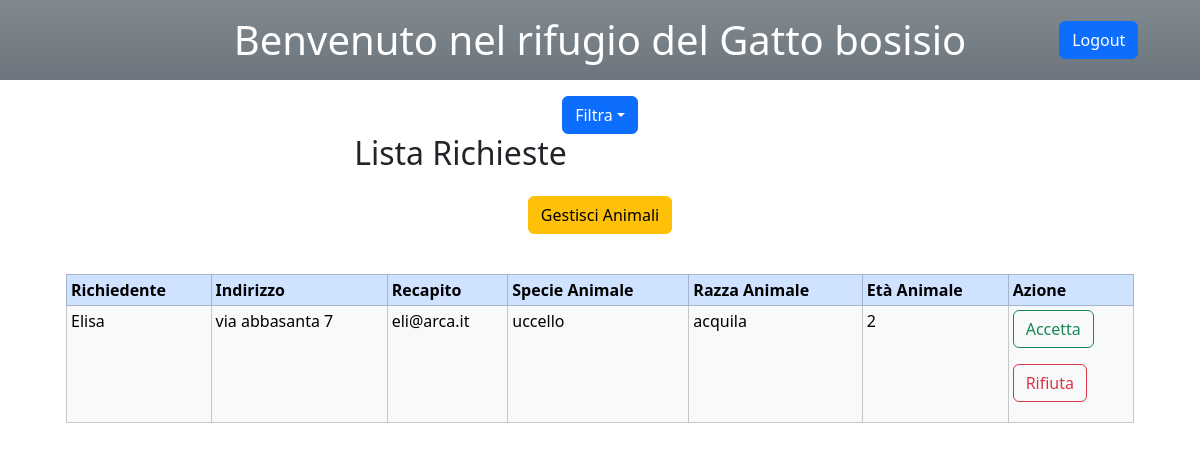
The app's page /home_admin/ (signed in), older data.
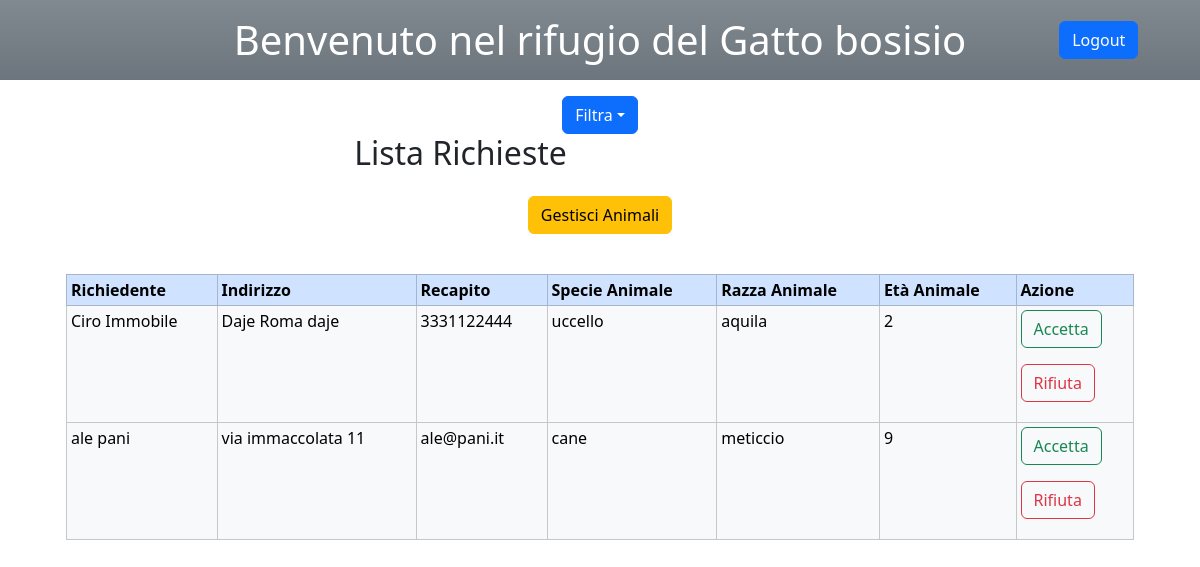
The same page, newer data.
### rifugioAnimali/models.py (models this page shows, shortened)
class ModuloAdozione(models.Model):
    nomeCognome = models.CharField(max_length = 64,blank=False,null=False,validators=[validate_nonempty_string])
    indirizzo = models.CharField(max_length = 128,blank=False,null=False,validators=[validate_nonempty_string])
    recapito = models.CharField(max_length = 128,blank=False,null=False,validators=[validate_nonempty_string])
    animale = models.ForeignKey(Animale, on_delete = models.CASCADE)

class Animale(models.Model):
    specie = models.CharField(max_length = 32,blank=False,null=False,validators=[validate_nonempty_string])
    razza = models.CharField(max_length = 32,blank=False,null=False,validators=[validate_nonempty_string])
    eta = models.IntegerField(default = 0,blank=False,null=False,validators=[MinValueValidator(0)])
    descrizione = models.CharField(max_length = 128,blank=True)
    stato = models.CharField(max_length=32,choices=[(choice.name,choice.value) for choice in StatoAdozione],default=StatoAdozione.NON_ADOTTATO.value,blank=False,null=False,validators=[validate_nonempty_string])

### rifugioAnimali/views.py (the view)
# urls.py: path("home_admin/",views.home_admin,name="home_admin"),
@login_required(login_url='login')
def home_admin(request):
    if(not(request.user.is_staff)):
        return redirect('home')
    lista_moduli = ModuloAdozione.objects.order_by("animale")
    lista_filtrata = ModuloAdozioneFilter(request.GET, queryset=lista_moduli)
    template = loader.get_template("rifugioAnimali/home_amministratore.html")
    context = {
        "lista_moduli" : lista_moduli,
        "lista_filtrata" : lista_filtrata,
    }
    return HttpResponse(template.render(context,request))

### rifugioAnimali/templates/rifugioAnimali/home_amministratore.html (shortened to what this page needs)
<head>
    {% load static %}
    {% load bootstrap5 %}
    {% bootstrap_css %}
</head>
<body>
  <header class="bg-secondary bg-gradient text-white">
    <div class=" container text-center">
      <div class="row align-items-center">
        <div class="col-9">
          <h1 class="text-center m-3">Benvenuto nel rifugio del Gatto bosisio</h1>
        </div>
        <div class="col justify-content-right">
          <a class="end-0 btn btn-primary" href="/logout" role="button" id="Logout">Logout</a>
        </div>
      </div>
    </div>
  </header>
  <div class="container mt-3 text-center">
    <div class="row align-items-center">
      <div class="col">
        <div class="align-items-center btn-group">
          <button type="button" class="btn btn-primary dropdown-toggle" data-bs-toggle="dropdown" aria-expanded="false" id="filtra">Filtra</button>
        </div>
      <div class="col-9 text-center">
        <h2 class="text-center">Lista Richieste</h2>
      </div>
      <div class="col">
        <a href="#" role="button" class="btn btn-warning m-3" onclick="location.href= '/gestione_animali/' " id="gestione_animali">Gestisci Animali</a>
      </div>
    </div>
  </div>
        {% if lista_moduli %}
            <div class="p-4">
            <table class="table table-bordered table-sm table-responsive">
                <thead>
                    <tr class="table-primary">
                        <th>Richiedente</th>
                        <th>Indirizzo</th>
                        <th>Recapito</th>
                        <th>Specie Animale</th>
                        <th>Razza Animale</th>
                        <th>Età Animale</th>
                        <th>Azione</th>
                    </tr>
                </thead>
                <tbody>
                    {% for modulo_adozione in lista_filtrata.qs %}
                        <tr class="table-light">
                            <td>{{ modulo_adozione.nomeCognome }}</td>
                            <td>{{ modulo_adozione.indirizzo }}</td>
                            <td>{{ modulo_adozione.recapito }}</td>
                            <td>{{ modulo_adozione.animale.specie }}</td>
                            <td>{{ modulo_adozione.animale.razza }}</td>
                            <td>{{ modulo_adozione.animale.eta }}</td>
                            <td>
                              <form method="post" action="{% url 'gestione_modulo_adozione' %}">
                                <input type="submit" class="btn btn-outline-success" value="Accetta" id="acc_{{modulo_adozione.id}}">
                              </form>
                              <form method="post" action="{% url 'gestione_modulo_adozione' %}">
                                <input type="submit" class="btn btn-outline-danger" value="Rifiuta" id="rif_{{modulo_adozione.id}}">
                              </form>
                            </td>
                        </tr>
                    {% endfor %}
                </tbody>
            </table>
        {% endif %}
</body>

Row changes from the older to the newer data that the page shows:
removed ModuloAdozione: nomeCognome "Elisa", indirizzo "via abbasanta 7", recapito "eli@arca.it", animale.specie "uccello", animale.razza "acquila", animale.eta "2"
added ModuloAdozione: nomeCognome "Ciro Immobile", indirizzo "Daje Roma daje", recapito "3331122444", animale.specie "uccello", animale.razza "aquila", animale.eta "2"
added ModuloAdozione: nomeCognome "ale pani", indirizzo "via immaccolata 11", recapito "ale@pani.it", animale.specie "cane", animale.razza "meticcio", animale.eta "9"
